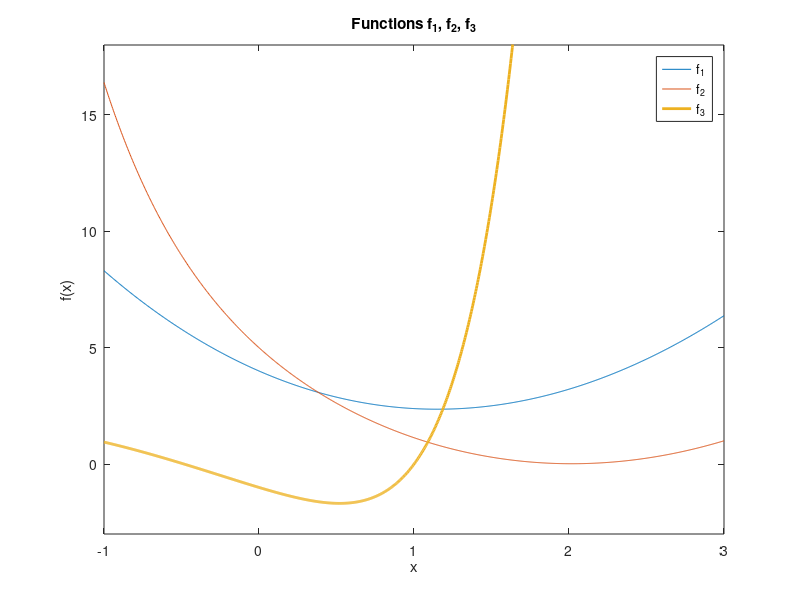
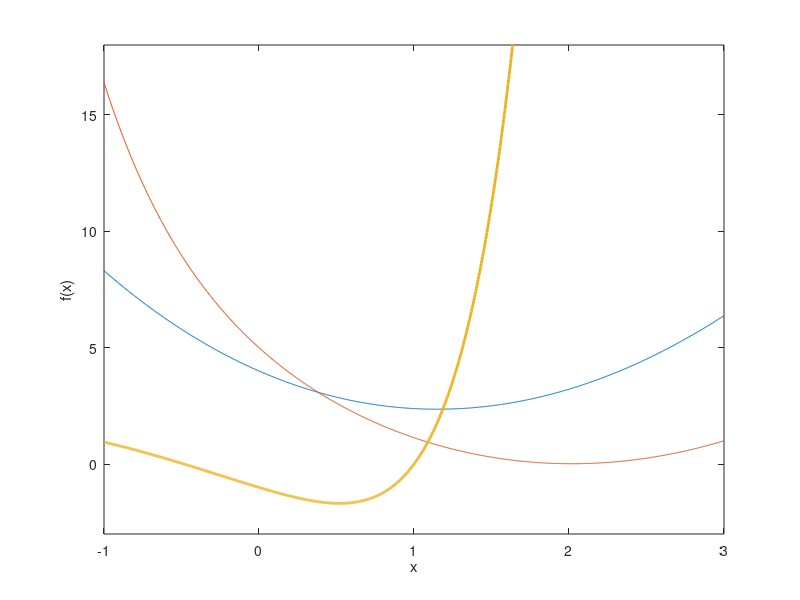

Reproduce these figures in MATLAB, in order. (Note: this script raises an error after producing the figures.)
clear;
close all;
clc;

symvar x;
f1 = @(x) (x - 2).^2 + x .* log(x + 3);
f2 = @(x) exp(-2 * x) + (x - 2).^2;
f3 = @(x) exp(x) .* (x.^3 - 1) + (x - 1).*sin(x); 
start_point = -1;
end_point = 3;

x = linspace(start_point, end_point, 1000);

figure(1)
plot(x, f1(x), x, f2(x), x, f3(x), 'LineWidth', 2);
ylim([-3 18]);
xlabel('x');
ylabel('f(x)');
legend('f_1', 'f_2', 'f_3');
title('Functions f_1, f_2, f_3');

l = 0.01;
e = 0.001;

figure(2)
plot(x, f1(x), x, f2(x), x, f3(x), 'LineWidth', 2);
ylim([-3 18]);
xlabel('x');
ylabel('f(x)');
hold on;
[~, min1] = bisection(f1, start_point, end_point, e, l, false);
[~, min2] = bisection(f2, start_point, end_point, e, l, false);
[~, min3] = bisection(f3, start_point, end_point, e, l, false);
plot(min1, f1(min1), 'o', 'MarkerSize', 10, 'MarkerFaceColor', 'b');
plot(min2, f2(min2), 'o', 'MarkerSize', 10, 'MarkerFaceColor', 'r');
plot(min3, f3(min3), 'o', 'MarkerSize', 10, 'MarkerFaceColor', 'y');
hold off;
legend('f_1', 'f_2', 'f_3');
title("Minima found by bisection method");

figure(3)
plot(x, f1(x), x, f2(x), x, f3(x), 'LineWidth', 2);
ylim([-3 18]);
xlabel('x');
ylabel('f(x)');
hold on;
[~, min1] = goldenSection(f1, start_point, end_point, l, false);
[~, min2] = goldenSection(f2, start_point, end_point, l, false);
[~, min3] = goldenSection(f3, start_point, end_point, l, false);
plot(min1, f1(min1), 'o', 'MarkerSize', 10, 'MarkerFaceColor', 'b');
plot(min2, f2(min2), 'o', 'MarkerSize', 10, 'MarkerFaceColor', 'r');
plot(min3, f3(min3), 'o', 'MarkerSize', 10, 'MarkerFaceColor', 'y');
hold off;
legend('f_1', 'f_2', 'f_3');
title("Minima found by golden section method");

figure(4)
plot(x, f1(x), x, f2(x), x, f3(x), 'LineWidth', 2);
ylim([-3 18]);
xlabel('x');
ylabel('f(x)');
hold on;
[~, min1] = fibonacciMethod(f1, start_point, end_point, e, l, false);
[~, min2] = fibonacciMethod(f2, start_point, end_point, e, l, false);
[~, min3] = fibonacciMethod(f3, start_point, end_point, e, l, false);
plot(min1, f1(min1), 'o', 'MarkerSize', 10, 'MarkerFaceColor', 'b');
plot(min2, f2(min2), 'o', 'MarkerSize', 10, 'MarkerFaceColor', 'r');
plot(min3, f3(min3), 'o', 'MarkerSize', 10, 'MarkerFaceColor', 'y');
hold off;
legend('f_1', 'f_2', 'f_3');
title("Minima found by Fibonacci method");

figure(5)

k = x;
plot(k, f1(k), k, f2(k), k, f3(k), 'LineWidth', 2);
ylim([-3 18]);
xlabel('x');   
ylabel('f(x)');
hold on;

syms x;
f1 =  (x - 2)^2 + x * log(x + 3);
df1 = diff(f1);
f2 =  exp(-2 * x) + (x - 2)^2;
df2 = diff(f2);
f3 =  exp(x) * (x^3 - 1) + (x - 1)*sin(x); 
df3 = diff(f3);

[~, min1] = bisectionDer(df1, start_point, end_point, l, false);
[~, min2] = bisectionDer(df2, start_point, end_point, l, false);
[~, min3] = bisectionDer(df3, start_point, end_point, l, false);
plot(min1, subs(f1, x, min1), 'o', 'MarkerSize', 10, 'MarkerFaceColor', 'b');
plot(min2, subs(f2, x, min2), 'o', 'MarkerSize', 10, 'MarkerFaceColor', 'r');
plot(min3, subs(f3, x, min3), 'o', 'MarkerSize', 10, 'MarkerFaceColor', 'y');
hold off;
legend('f_1', 'f_2', 'f_3');
title("Minima found by bisection method with derivatives");